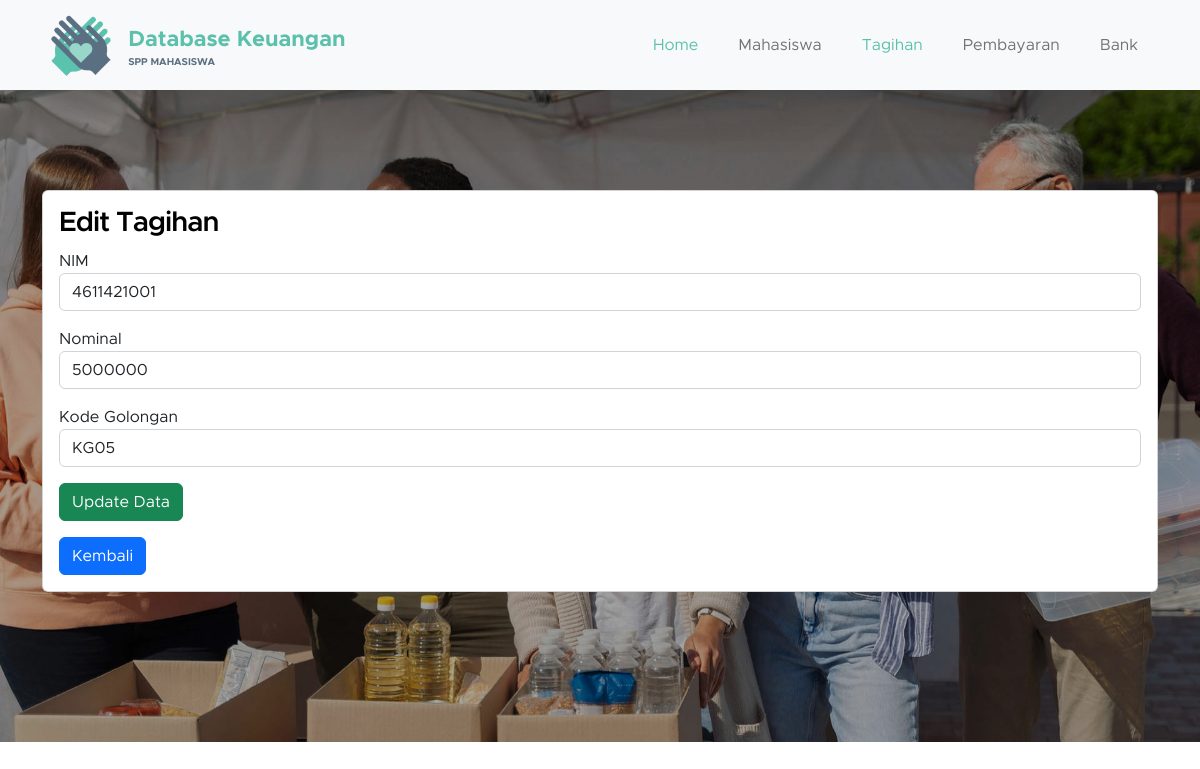
/src/tagihan/edit_tagihan.php?nim=4611421001, run on the app's committed database.
### tables this page shows
CREATE TABLE `tbl_tagihan` (
  `nim` bigint(16) NOT NULL,
  `nominal` int(32) NOT NULL,
  `kode_golongan` varchar(64) NOT NULL
);

### src/tagihan/edit_tagihan.php (the view, shortened to what this page needs)
<?php
include_once("../../connection.php");
?>
<?php
$nim = $_GET['nim'];
$result = mysqli_query($koneksi, "SELECT * FROM tbl_tagihan WHERE nim='$nim'");
while ($data = mysqli_fetch_array($result)) {
    $nim = $data['nim'];
    $nominal = $data['nominal'];
    $kode_golongan = $data['kode_golongan'];
}
?>
<!doctype html>
<html lang="en">
<head>
    <link href="../../css/bootstrap.min.css" rel="stylesheet">
    <link href="../../css/bootstrap-icons.css" rel="stylesheet">
    <link href="../../css/templatemo-kind-heart-charity.css" rel="stylesheet">
</head>
<body id="section_1">
    <nav class="navbar navbar-expand-lg bg-light shadow-lg">
        <div class="container">
            <a class="navbar-brand" href="../../home.php">
                <img src="../../images/logo.png" class="logo img-fluid" alt="Database Keuangan">
                <span>
                    Database Keuangan
                    <small>SPP Mahasiswa</small>
                </span>
            </a>
            <div class="collapse navbar-collapse" id="navbarNav">
                <ul class="navbar-nav ms-auto">
                    <li class="nav-item">
                        <a class="nav-link" href="../../home.php">Home</a>
                    </li>
                    <li class="nav-item">
                        <a class="nav-link" href="../../mahasiswa.php">Mahasiswa</a>
                    </li>
                    <li class="nav-item">
                        <a class="nav-link active" href="../../tagihan.php">Tagihan</a>
                    </li>
                    <li class="nav-item">
                        <a class="nav-link" href="../../pembayaran.php">Pembayaran</a>
                    </li>
                    <li class="nav-item">
                        <a class="nav-link" href="../../bank.php">Bank</a>
                    </li>
                </ul>
            </div>
        </div>
    </nav>
    <main>
        <section class="donate-section" style="padding-top: 100px;">
            <div class="container">
                <div class="col-lg-12">
                    <div class="card">
                        <div class="card-body">
                            <form action="edit_tagihan.php" method="post" name="form1">
                                <h4>Edit Tagihan</h4>
                                <div class="form-group" style="margin-bottom: 1em;">
                                    <label>NIM</label>
                                    <input type="text" class="form-control" placeholder="Masukkan NIM" name="nim" required value="<?php echo $nim; ?>">
                                </div>
                                <div class="form-group" style="margin-bottom: 1em;">
                                    <label>Nominal</label>
                                    <input type="text" class="form-control" placeholder="Masukkan Nominal" name="nominal" required value="<?php echo $nominal; ?>">
                                </div>
                                <div class="form-group" style="margin-bottom: 1em;">
                                    <label>Kode Golongan</label>
                                    <input type="text" class="form-control" placeholder="Masukkan Kode Golongan" name="kode_golongan" required value="<?php echo $kode_golongan; ?>">
                                </div>
                                <input class="btn btn-success" style="margin-bottom: 1em;" type="submit" name="update" value="Update Data">
                                <br>
                                <a href="../../tagihan.php" class="btn btn-primary" tabindex="-1" role="button" aria-disabled="true">Kembali</a>
                            </form>
                        </div>
                    </div>
                </div>
            </div>
        </section>
    </main>
</body>
</html>

### css/templatemo-kind-heart-charity.css (style rules this page uses)
:root { --white-color: #ffffff; --primary-color: #5bc1ac; --secondary-color: #5a6f80; --section-bg-color: #f0f8ff; --site-footer-bg-color: #44525d; --custom-btn-bg-color: #597081; --custom-btn-bg-hover-color: #5bc1ac; --dark-color: #000000; --p-color: #717275; --border-color: #e9eaeb; --body-font-family: 'Metropolis', sans-serif; --h1-font-size: 52px; --h2-font-size: 46px; --h3-font-size: 32px; --h4-font-size: 28px; --h5-font-size: 24px; --h6-font-size: 22px; --p-font-size: 16px; --btn-font-size: 18px; --copyright-font-size: 14px; --border-radius-large: 100px; --border-radius-medium: 20px; --border-radius-small: 10px; --font-weight-light: 300; --font-weight-normal: 400; --font-weight-semibold: 600; --font-weight-bold: 700; }
body { background-color: var(--white-color); font-family: var(--body-font-family); }
h2, h3, h4, h5, h6 { color: var(--dark-color); }
h1, h2, h3, h4, h5, h6 { font-weight: var(--font-weight-semibold); letter-spacing: -1px; }
h4 { font-size: var(--h4-font-size); }
ul li { color: var(--p-color); font-size: var(--p-font-size); font-weight: var(--font-weight-normal); }
a, button { touch-action: manipulation; transition: all 0.3s; }
a { color: var(--p-color); text-decoration: none; }
.section-overlay + .container { position: relative; }
.navbar { background: var(--white-color); z-index: 9; padding-top: 0; padding-bottom: 0; }
.navbar-brand { color: var(--primary-color); font-size: var(--h6-font-size); font-weight: var(--font-weight-bold); }
.navbar-brand span { display: inline-block; vertical-align: middle; }
.navbar-brand small { color: var(--secondary-color); display: block; font-size: 10px; line-height: normal; text-transform: uppercase; }
.logo { width: 80px; height: auto; }
.navbar-expand-lg .navbar-nav .nav-link { margin-right: 0; margin-left: 0; padding: 20px; }
.navbar-nav .nav-link { display: inline-block; color: var(--p-color); font-size: var(--p-font-size); font-weight: var(--font-weight-medium); position: relative; padding-top: 15px; padding-bottom: 15px; }
.navbar-nav .nav-link.active, .navbar-nav .nav-link:hover { background: transparent; color: var(--primary-color); }
.donate-section { background-image: url('../images/different-people-doing-volunteer-work.jpg'); background-repeat: no-repeat; background-position: center; background-size: cover; position: relative; padding-top: 150px; padding-bottom: 150px; }

### data on the page
tbl_tagihan: nim "4611421001", nominal "5000000", kode_golongan "KG05"
